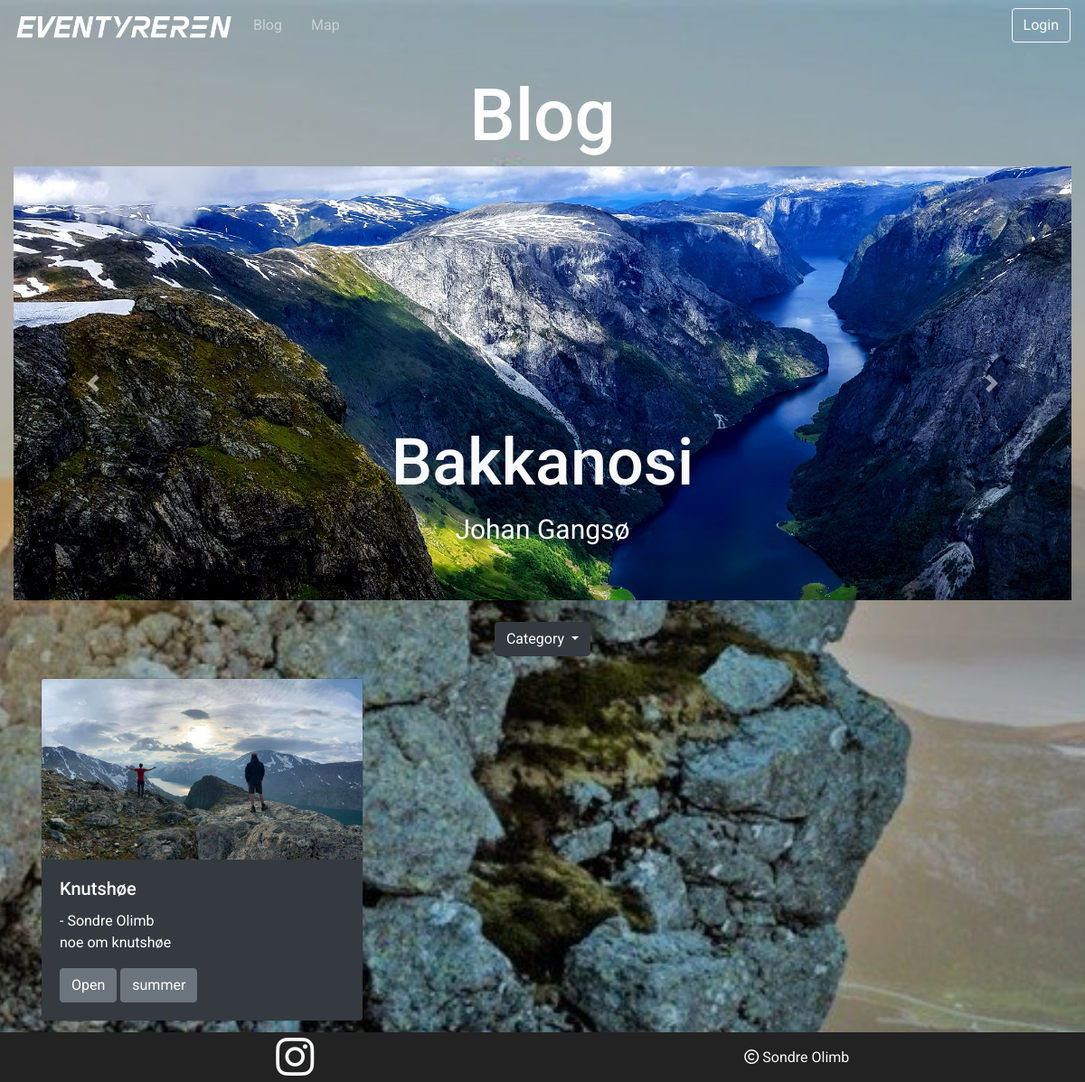
Page /blog on the committed database.
### blog/models.py (models this page shows, shortened)
class Post(models.Model):
    title = models.CharField(max_length=255)
    title_tag=models.CharField(max_length=255)
    author =models.ForeignKey(User, on_delete=models.CASCADE)  #this line deletes all elements created by this user if this user is deleted
    header_image = models.ImageField(null=True, blank=True, upload_to="images/")
    header_image_url=models.CharField(max_length=255, default="0")
    body =RichTextField(blank=True,null=True)
    snippet = models.CharField(max_length=255)
    post_date = models.DateTimeField(auto_now_add=True)
    category = models.CharField(max_length=255, default="uncategorized")
    shoes = models.CharField(max_length=255, default="0")
    likes = models.ManyToManyField(User,related_name="blog_posts")
    strava =models.IntegerField(default=0)
    lat = models.DecimalField(max_digits=10, decimal_places=8,default=0)
    lng = models.DecimalField(max_digits=11, decimal_places=8,default=0)
    polyline = models.CharField(max_length=100000, default=0)

### blog/views.py (the view)
# urls.py: path("blog",HomeView.as_view(),name="blog"),
class HomeView(ListView):
    model = Post
    template_name = 'blog.html'
    ordering = ["-post_date"]
    cats = Category.objects.all()
    def get_context_data(self, *args, **kwargs): #this needs to bee aded to evry view that wants the category data
        cat_menu = Category.objects.all()
        context = super(HomeView, self).get_context_data(*args, **kwargs)
        context["cat_menu"] = cat_menu
        return context

### blog/models.py (called while the page is built)
    def __str__(self):
        return self.name  # lets us se the title o the blog page in the admin page

### templates/blog.html (shortened to what this page needs)
{% extends "base.html" %}
{% load static %}
{% block content %}
<div class ="container-fluid w-100 justify-content-center"  >
<br/>
<h1 style = "font-size: 10vh"  class= " text-center " >Blog</h1>
            <div id="carouselExampleControls" class="carousel slide w-100" data-ride="carousel">
                  <div class="carousel-inner">
                       {% for post in object_list|slice:":3" %}
                           {% if forloop.first %}
                            <div class="carousel-item active">
                              <img class="d-block w-100" src="{{ post.header_image.url }}"  alt="..." style = "object-fit: cover !important; min-width: 150vmin !important; height: 40vmax !important; ">
                                <div class="carousel-caption  d-md-block">
                                    <a style ="text-decoration: none" class = "text-light" href="{% url "article-detail" post.pk %}" >
                                     <h5 style="font-size:6vw;">{{ post.title  }}</h5>
                                        </a>
                                        <p style="font-size:2.5vw;">{{ post.author.first_name }} {{ post.author.last_name }}</p>
                                </div>
                            </div>
                           {% endif %}
                      {%  endfor %}
                  </div>
          <a class="carousel-control-prev" href="#carouselExampleControls" role="button" data-slide="prev">
            <span class="carousel-control-prev-icon" aria-hidden="true"></span>
          </a>
          <a class="carousel-control-next" href="#carouselExampleControls" role="button" data-slide="next">
            <span class="carousel-control-next-icon" aria-hidden="true"></span>
          </a>
        </div>
    <br/>
{% if cat_menu %}
        <div class="dropdown d-box text-center" >
          <button class="btn btn-dark dropdown-toggle align-self-center" type="button" id="dropdownMenuButton" data-toggle="dropdown" aria-haspopup="true" aria-expanded="false" >
            Category
          </button>
        </div>
    <br/>
{% endif %}
    <div class=" container justify-content-center mx-auto  "  >
        <div class="card-columns justify-content-center mx-auto "  >
            {% for post in object_list|slice:"3:" %}
                <div class="card rounded bg-transparent " >
                {% if post.header_image %}
                    <img src={{ post.header_image.url }} class="card-img-top" alt="..." style="object-fit: cover; height: 200px">
                    {% endif %}
                    <div class="card-body rounded-bottom bg-dark" >
                    <h5 class="card-title">{{ post.title }}</h5>
                    <p class="card-text">- {{ post.author.first_name }} {{ post.author.last_name }} <br/> {{ post.snippet|safe}} </p>
                    <a href="{% url "article-detail" post.pk %}" class="btn btn-secondary">Open</a>
                        <a href="{% url "category" post.category|slugify %}" class="btn btn-secondary">{{ post.category }}</a>
                    </div>
                </div>
            {%  endfor %}
        </div>
    </div>
</div>
{% endblock %}

### templates/base.html (style rules this page uses)
body { color: white; font-family: 'Roboto', sans-serif; margin:0; }

### rows in the picture
Post: header_image (picture), title "Bakkanosi", author.first_name "Johan", author.last_name "Gangsø"
Post: header_image (picture), title "Knutshøe", author.first_name "Sondre", author.last_name "Olimb", snippet "noe om knutshøe", category "summer"
